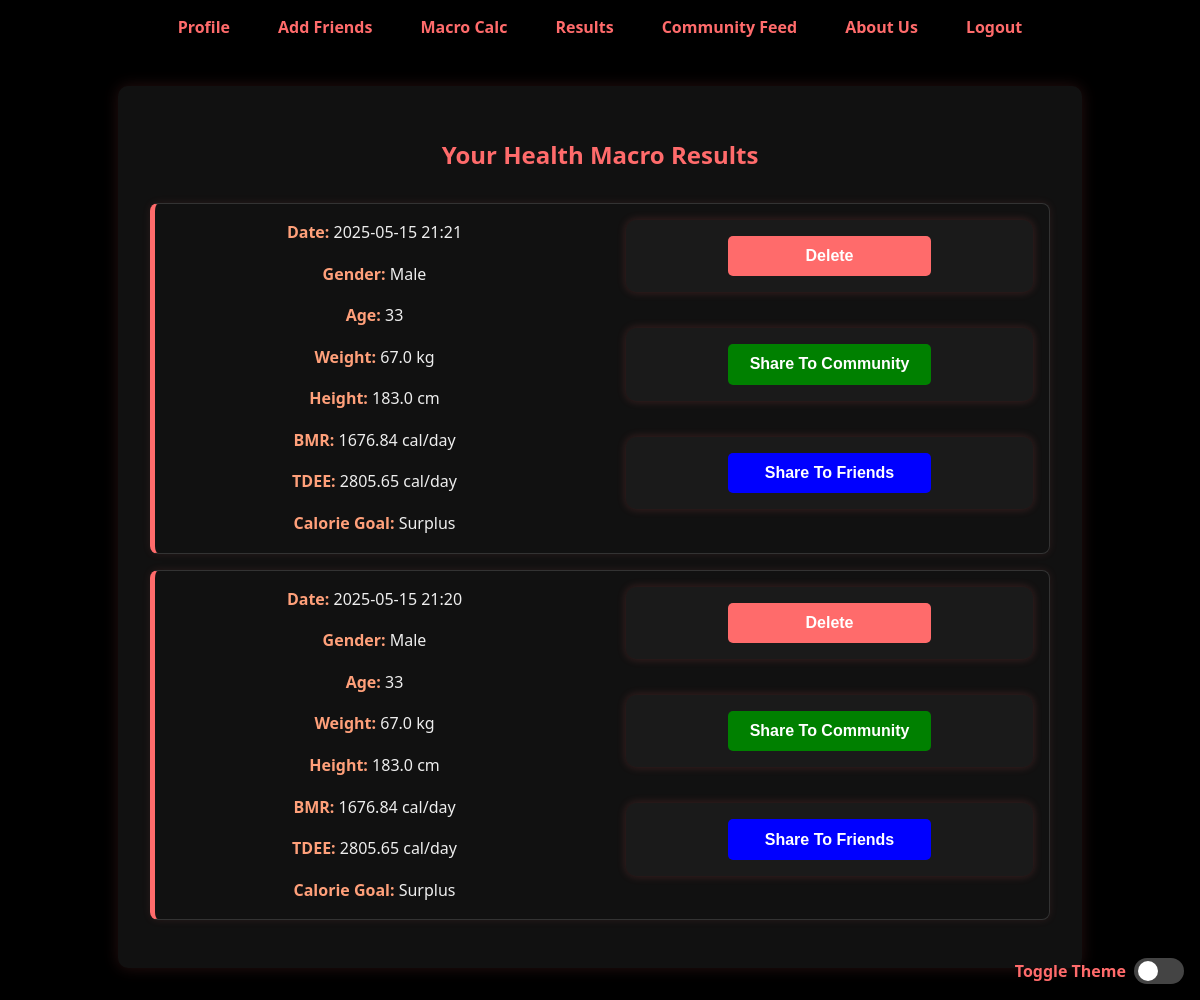
/results (signed in), run on an earlier commit of the app's database.
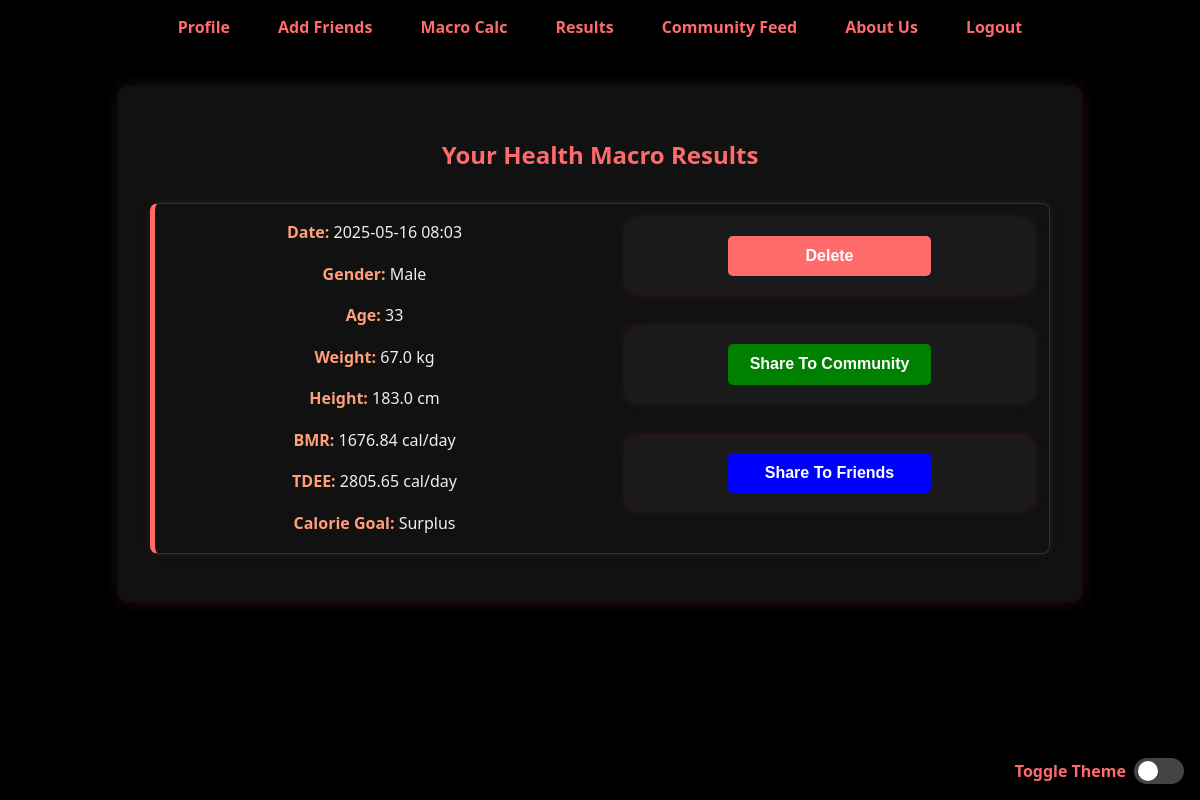
And on a later commit of the database.
### app/models.py (models this page shows)
class MacroPost(db.Model):
    id = db.Column(db.Integer, primary_key=True)
    gender = db.Column(db.String(10), nullable=False)
    age = db.Column(db.Integer, nullable=False)
    weight = db.Column(db.Float, nullable=False)
    height = db.Column(db.Float, nullable=False)
    bmr = db.Column(db.Float, nullable=False)
    tdee = db.Column(db.Float, nullable=False)
    calorie_goal = db.Column(db.String(10), nullable=False, server_default='maintain')
    timestamp = db.Column(db.DateTime, server_default=db.func.now())
    user_id = db.Column(db.Integer, db.ForeignKey('user.id'), nullable=False)
    user = db.relationship('User', backref=db.backref('macroposts', lazy=True))

### app/routes.py (the view)
@app.route("/results")
def results():
    macro_posts = []
    if current_user.is_authenticated:
        macro_posts = MacroPost.query.filter_by(user_id=current_user.id).order_by(MacroPost.timestamp.desc()).all()
    return render_template("results.html", macro_posts=macro_posts)

### app/__init__.py (called while the page is built)
@login_manager.user_loader
def load_user(user_id):
    return db.session.get(User, int(user_id))

### app/routes.py (called while the page is built)
@app.after_request
def add_security_headers(response):
    response.headers['X-Content-Type-Options'] = 'nosniff'
    response.headers['X-Frame-Options'] = 'DENY'
    response.headers['X-Content-Type-Options'] = 'nosniff'
    response.headers['X-XSS-Protection'] = '1; mode=block'
    return response

### app/templates/results.html (shortened to what this page needs)
{% extends "base.html" %}
{% import "./components/resultTab.html" as ui %}
 {% block content %}
<section>
  <h1>Your Health Macro Results</h1>
  {% if macro_posts and macro_posts|length > 0 %}
  <div class="macro-history">
    <ul>
      {% for post in macro_posts %}
      <li>
        <div class="info">
          {{ ui.history_item(post) }}
        </div>
        <div class="actions">
          {{ ui.delete_button(post.id) }}
          {{ ui.community_share_button(post.id) }}
          {{ ui.friend_share_button(post.id) }}
        </div>
      </li>
      {% endfor %}
    </ul>
  </div>
  {% endif %}
</section>
{% endblock %}

### app/templates/base.html (shortened to what this page needs)
<!DOCTYPE html>
<html lang="en">
<head>
  <link rel="stylesheet" href="{{ url_for('static', filename='css/style.css') }}">
</head>
<body>
  <header>
    <nav>
      <ul>
        {% if current_user.is_authenticated %}
          <li><a href="{{ url_for('profile') }}">Profile</a></li>
          <li><a href="{{ url_for('friends') }}">Add Friends</a></li>
        {% else %}
          <li><a href="{{ url_for('login') }}">Login</a></li>
          <li><a href="{{ url_for('calculator') }}">Macro Calc</a></li>
        {% endif %}
        {% if current_user.is_authenticated and request.endpoint != 'view_user_profile' and request.endpoint != 'view_user_profile_by_name' %}
        <li><a href="{{ url_for('calculator') }}">Macro Calc</a></li>
        {% endif %}
        <li><a href="{{ url_for('results') }}">Results</a></li>
        <li><a href="{{ url_for('feed') }}">Community Feed</a></li>
        <li><a href="{{ url_for('about') }}">About Us</a></li>
        {% if current_user.is_authenticated %}
          <li><a href="{{ url_for('logout') }}">Logout</a></li>
        {% endif %}
      </ul>
    </nav>
  </header>
  <main>
    {% block content %}
    {% endblock %}
  </main>
  <div class="theme-toggle">
    <label class="theme-label" for="theme-switch">Toggle Theme</label>
    <label class="switch">
        <span class="slider"></span>
    </label>
</div>
</body>
</html>

### app/templates/components/resultTab.html (shortened to what this page needs)
{% macro history_item(post) %}
<p><strong>Date:</strong> {{ post.timestamp.strftime('%Y-%m-%d %H:%M') }}</p>
<p><strong>Gender:</strong> {{ post.gender|capitalize }}</p>
<p><strong>Age:</strong> {{ post.age }}</p>
<p><strong>Weight:</strong> {{ post.weight }} kg</p>
<p><strong>Height:</strong> {{ post.height }} cm</p>
<p><strong>BMR:</strong> {{ post.bmr }} cal/day</p>
<p><strong>TDEE:</strong> {{ post.tdee }} cal/day</p>
<p><strong>Calorie Goal:</strong> {{ post.calorie_goal|capitalize }}</p>
{% endmacro %}
{% macro delete_button(post_id) %}
<form
  action="{{ url_for('delete_macro_post', post_id=post_id) }}"
  method="post"
  onsubmit="return confirm('Are you sure you want to delete this entry?');"
>
  <button type="submit">Delete</button>
</form>
{% endmacro %}
{% macro community_share_button(post_id) %}
<form action="{{ url_for('create_feed_post', post_id=post_id) }}" method="POST">
  <button style="background-color: green" type="submit">
    Share To Community
  </button>
</form>
{% endmacro %}
{% macro friend_share_button(post_id) %}
<form action="{{ url_for('feed') }}" method="GET">
  <button style="background-color: blue" type="submit">Share To Friends</button>
</form>
{% endmacro %}

### app/static/css/style.css (style rules this page uses)
body { background-color: #000; color: #eee; font-family: 'Segoe UI', Tahoma, Geneva, Verdana, sans-serif; margin: 0; padding: 0; }
h1, h2 { color: #ff6b6b; text-align: center; }
header { padding: 1rem 2rem; }
nav ul { list-style: none; display: flex; justify-content: flex-end; gap: 1rem; padding: 0; margin: 0; }
nav a { position: relative; color: #ff6b6b; font-weight: bold; text-decoration: none; padding: 0.5rem 1rem; transition: color 0.3s ease; }
nav a::after { content: ''; position: absolute; left: 0; bottom: 0; height: 2px; width: 0%; background-color: #ff6b6b; transition: width 0.3s ease; }
form { background-color: #1a1a1a; padding: 2rem; border-radius: 10px; max-width: 500px; margin: 2rem auto; box-shadow: 0 0 10px rgba(255, 107, 107, 0.2); }
label { font-weight: bold; display: block; margin-top: 1rem; color: #ff6b6b; }
input, select, button { width: 100%; padding: 0.7rem; margin-top: 0.5rem; border-radius: 5px; border: none; background-color: #333; color: #fff; font-size: 1rem; }
button { background-color: #ff6b6b; color: #000; font-weight: bold; margin-top: 1.5rem; cursor: pointer; transition: background-color 0.3s; }
section { background-color: #111; color: #eee; max-width: 900px; margin: 2rem auto; padding: 2rem; border-radius: 10px; box-shadow: 0 0 15px rgba(255, 107, 107, 0.15); }
section p { font-size: 1rem; line-height: 1.6; }
.macro-history { margin-top: 2rem; }
.macro-history ul { list-style: none; padding: 0px; margin: 0px; }
.macro-history li { text-align: center; border: 1px solid #333; border-left: 5px solid #ff6b6b; border-radius: 8px; margin-bottom: 1rem; box-shadow: 0 0 8px rgba(255, 107, 107, 0.1); transition: transform 0.2s ease; display: flex; justify-content: space-between; align-items: flex-start; gap: 1rem; }
.macro-history strong { color: #ffa07a; }
.macro-history .info { justify-content: left; }
.macro-history .info p { margin-block: 1rem; }
.macro-history li .info { display: inline-table; grid-template-columns: repeat(auto-fit, minmax(120px, 1fr)); gap: 0.25rem 1rem; flex: 0.5; }
.macro-history .actions { display: flex; flex-direction: column; }
.macro-history li .actions { display: block; align-self: start; gap: 0.5rem; display: flex; flex-direction: column; flex-shrink: 0; gap: 0.25rem 1rem; flex: 0.5; }
.macro-history button { width: 50%; margin-block: 1rem; color: white; }
.macro-history form { padding: 0; margin: 1rem; }
.theme-toggle { position: fixed; bottom: 1rem; right: 1rem; display: flex; align-items: center; gap: 0.5rem; z-index: 10000; }
.theme-label { color: #ff6b6b; font-weight: bold; }
.switch { position: relative; display: inline-block; width: 50px; height: 26px; }
.slider { position: absolute; cursor: pointer; top: 0; left: 0; right: 0; bottom: 0; background-color: #444; transition: 0.4s; border-radius: 34px; }
.slider::before { position: absolute; content: ""; height: 20px; width: 20px; left: 4px; bottom: 3px; background-color: white; transition: 0.4s; border-radius: 50%; }
nav ul { flex-wrap: wrap; justify-content: center; }

What changed in the data, as far as the page shows it:
removed MacroPost: timestamp "2025-05-15 21:21", gender "Male", age "33", weight "67.0", height "183.0", bmr "1676.84", tdee "2805.65", calorie_goal "Surplus"
removed MacroPost: timestamp "2025-05-15 21:20", gender "Male", age "33", weight "67.0", height "183.0", bmr "1676.84", tdee "2805.65", calorie_goal "Surplus"
added MacroPost: timestamp "2025-05-16 08:03", gender "Male", age "33", weight "67.0", height "183.0", bmr "1676.84", tdee "2805.65", calorie_goal "Surplus"
